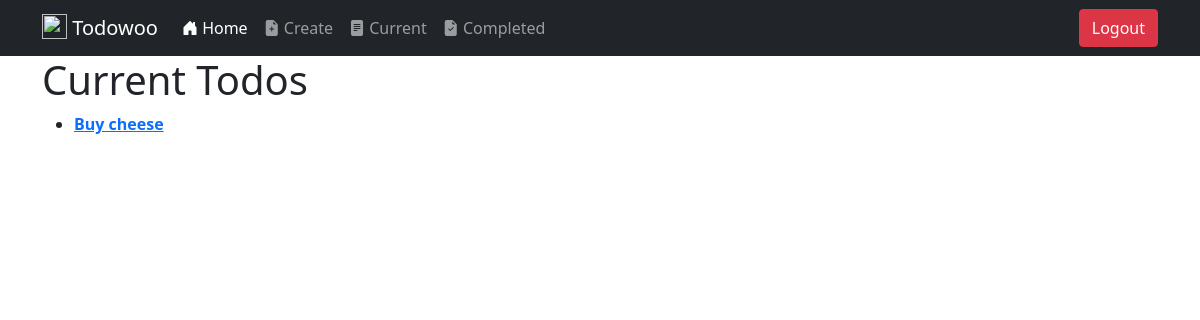
/current/ (signed in), run on an earlier commit of the app's database.
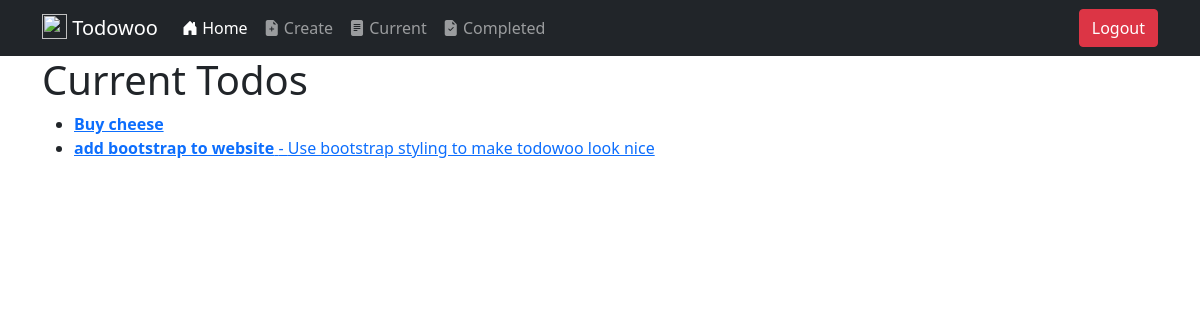
And on a later commit of the database.
### todo/models.py (models this page shows, shortened)
class Todo(models.Model):
    title = models.CharField(max_length=100)
    description = models.TextField(blank=True)
    created = models.DateTimeField(auto_now_add=True)
    datecompleted = models.DateTimeField(null=True, blank=True)
    important = models.BooleanField(default=False)
    user = models.ForeignKey(User, on_delete=models.CASCADE)

### todo/views.py (the view)
# urls.py: path('current/', views.currenttodos, name="currenttodos"),
@login_required
def currenttodos(request):
    todos = Todo.objects.filter(user=request.user, datecompleted__isnull=True)
    return render(request, 'todo/currenttodos.html', {'todos': todos})

### todo/templates/todo/currenttodos.html
{% extends 'todo/base.html' %}
{% block content %}
<h1>Current Todos</h1>
<ul>
{% for todo in todos %}
<li>
    <a href="{% url 'viewtodo' todo.id %}">
    {% if todo.important %}<b>{% endif %}{{ todo.title }}{% if todo.important %}</b>{% endif %}
    {% if todo.description %} - {{ todo.description }}{% endif %}
    </a>
</li>
{% endfor %}
</ul>
{% endblock %}

What changed in the data, as far as the page shows it:
added Todo: title "add bootstrap to website", description "Use bootstrap styling to make todowoo look nice"
